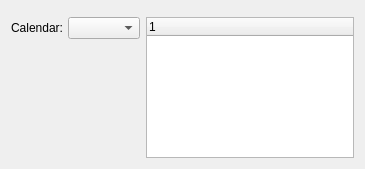
<?xml version="1.0" encoding="UTF-8"?>
<ui version="4.0">
 <comment>This file is part of the xTuple ERP: PostBooks Edition, a free and
open source Enterprise Resource Planning software suite,
Copyright (c) 1999-2019 by OpenMFG LLC, d/b/a xTuple.
It is licensed to you under the Common Public Attribution License
version 1.0, the full text of which (including xTuple-specific Exhibits)
is available at www.xtuple.com/CPAL.  By using this software, you agree
to be bound by its terms.</comment>
 <class>displayTimePhased</class>
 <widget class="QWidget" name="displayTimePhased">
  <property name="geometry">
   <rect>
    <x>0</x>
    <y>0</y>
    <width>365</width>
    <height>169</height>
   </rect>
  </property>
  <property name="windowTitle">
   <string>Time-Phased Report</string>
  </property>
  <layout class="QVBoxLayout" name="verticalLayout_2">
   <item>
    <widget class="QFrame" name="_optionsFrame2">
     <property name="frameShape">
      <enum>QFrame::NoFrame</enum>
     </property>
     <property name="frameShadow">
      <enum>QFrame::Plain</enum>
     </property>
    </widget>
   </item>
   <item>
    <layout class="QHBoxLayout" name="horizontalLayout">
     <item>
      <layout class="QVBoxLayout">
       <property name="spacing">
        <number>0</number>
       </property>
       <item>
        <layout class="QHBoxLayout">
         <property name="spacing">
          <number>5</number>
         </property>
         <item>
          <widget class="QLabel" name="_calendarLit">
           <property name="text">
            <string>Calendar:</string>
           </property>
           <property name="alignment">
            <set>Qt::AlignRight|Qt::AlignTrailing|Qt::AlignVCenter</set>
           </property>
          </widget>
         </item>
         <item>
          <widget class="CalendarComboBox" name="_calendar"/>
         </item>
        </layout>
       </item>
       <item>
        <spacer>
         <property name="orientation">
          <enum>Qt::Vertical</enum>
         </property>
         <property name="sizeType">
          <enum>QSizePolicy::Expanding</enum>
         </property>
         <property name="sizeHint" stdset="0">
          <size>
           <width>20</width>
           <height>0</height>
          </size>
         </property>
        </spacer>
       </item>
      </layout>
     </item>
     <item>
      <layout class="QVBoxLayout" name="verticalLayout">
       <item>
        <widget class="PeriodsListView" name="_periods">
         <property name="sizePolicy">
          <sizepolicy hsizetype="Expanding" vsizetype="MinimumExpanding">
           <horstretch>0</horstretch>
           <verstretch>0</verstretch>
          </sizepolicy>
         </property>
         <property name="minimumSize">
          <size>
           <width>0</width>
           <height>120</height>
          </size>
         </property>
        </widget>
       </item>
       <item>
        <spacer name="verticalSpacer">
         <property name="orientation">
          <enum>Qt::Vertical</enum>
         </property>
         <property name="sizeHint" stdset="0">
          <size>
           <width>20</width>
           <height>0</height>
          </size>
         </property>
        </spacer>
       </item>
      </layout>
     </item>
     <item>
      <spacer name="horizontalSpacer">
       <property name="orientation">
        <enum>Qt::Horizontal</enum>
       </property>
       <property name="sizeHint" stdset="0">
        <size>
         <width>0</width>
         <height>20</height>
        </size>
       </property>
      </spacer>
     </item>
    </layout>
   </item>
  </layout>
 </widget>
 <layoutdefault spacing="6" margin="11"/>
 <customwidgets>
  <customwidget>
   <class>CalendarComboBox</class>
   <extends>XComboBox</extends>
   <header>calendarTools.h</header>
  </customwidget>
  <customwidget>
   <class>PeriodsListView</class>
   <extends>XTreeWidget</extends>
   <header>calendarTools.h</header>
  </customwidget>
  <customwidget>
   <class>XComboBox</class>
   <extends>QComboBox</extends>
   <header>xcombobox.h</header>
  </customwidget>
  <customwidget>
   <class>XTreeWidget</class>
   <extends>QTreeWidget</extends>
   <header>xtreewidget.h</header>
   <container>1</container>
  </customwidget>
 </customwidgets>
 <tabstops>
  <tabstop>_periods</tabstop>
 </tabstops>
 <resources/>
 <connections>
  <connection>
   <sender>_calendar</sender>
   <signal>newCalendarId(int)</signal>
   <receiver>_periods</receiver>
   <slot>populate(int)</slot>
   <hints>
    <hint type="sourcelabel">
     <x>162</x>
     <y>129</y>
    </hint>
    <hint type="destinationlabel">
     <x>383</x>
     <y>213</y>
    </hint>
   </hints>
  </connection>
  <connection>
   <sender>_calendar</sender>
   <signal>select(ParameterList&amp;)</signal>
   <receiver>_periods</receiver>
   <slot>load(ParameterList&amp;)</slot>
   <hints>
    <hint type="sourcelabel">
     <x>162</x>
     <y>129</y>
    </hint>
    <hint type="destinationlabel">
     <x>383</x>
     <y>213</y>
    </hint>
   </hints>
  </connection>
 </connections>
</ui>
